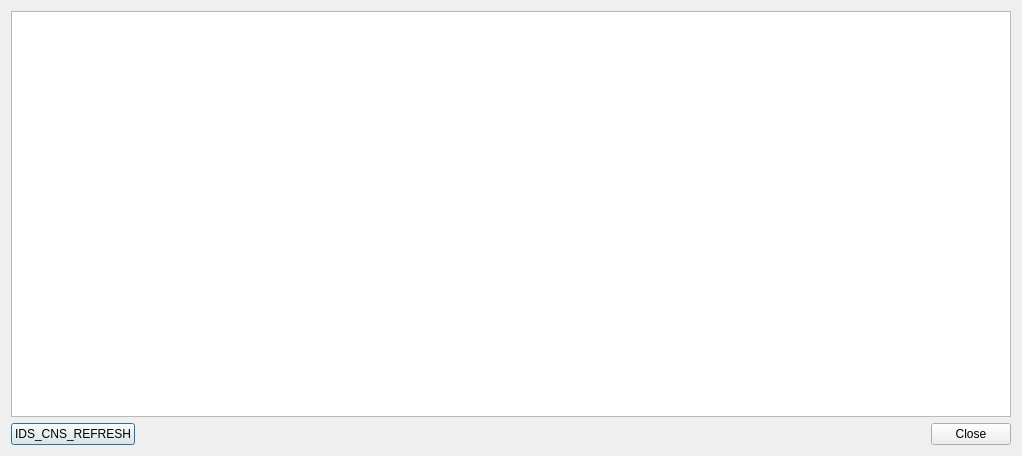
<?xml version="1.0" encoding="UTF-8"?>
<ui version="4.0">
 <class>LocalizeOverviewDialog</class>
 <widget class="QDialog" name="LocalizeOverviewDialog">
  <property name="geometry">
   <rect>
    <x>0</x>
    <y>0</y>
    <width>1022</width>
    <height>456</height>
   </rect>
  </property>
  <property name="sizePolicy">
   <sizepolicy hsizetype="Preferred" vsizetype="Preferred">
    <horstretch>0</horstretch>
    <verstretch>0</verstretch>
   </sizepolicy>
  </property>
  <property name="windowTitle">
   <string comment="res">IDS_CNS_TRANSLATE</string>
  </property>
  <layout class="QGridLayout" name="gridLayout_2">
   <item row="0" column="0">
    <layout class="QVBoxLayout" name="verticalLayout">
     <item>
      <widget class="QTableWidget" name="translationTable">
       <property name="alternatingRowColors">
        <bool>true</bool>
       </property>
       <property name="selectionMode">
        <enum>QAbstractItemView::SingleSelection</enum>
       </property>
       <property name="selectionBehavior">
        <enum>QAbstractItemView::SelectRows</enum>
       </property>
       <attribute name="horizontalHeaderVisible">
        <bool>true</bool>
       </attribute>
       <attribute name="horizontalHeaderDefaultSectionSize">
        <number>300</number>
       </attribute>
       <attribute name="verticalHeaderVisible">
        <bool>false</bool>
       </attribute>
       <attribute name="verticalHeaderHighlightSections">
        <bool>false</bool>
       </attribute>
      </widget>
     </item>
     <item>
      <layout class="QHBoxLayout" name="horizontalLayout">
       <item>
        <widget class="QPushButton" name="refreshButton">
         <property name="text">
          <string comment="res">IDS_CNS_REFRESH</string>
         </property>
        </widget>
       </item>
       <item>
        <widget class="QDialogButtonBox" name="buttonBox">
         <property name="orientation">
          <enum>Qt::Horizontal</enum>
         </property>
         <property name="standardButtons">
          <set>QDialogButtonBox::Close</set>
         </property>
        </widget>
       </item>
      </layout>
     </item>
    </layout>
   </item>
  </layout>
 </widget>
 <resources/>
 <connections>
  <connection>
   <sender>buttonBox</sender>
   <signal>accepted()</signal>
   <receiver>LocalizeOverviewDialog</receiver>
   <slot>accept()</slot>
   <hints>
    <hint type="sourcelabel">
     <x>341</x>
     <y>434</y>
    </hint>
    <hint type="destinationlabel">
     <x>157</x>
     <y>274</y>
    </hint>
   </hints>
  </connection>
  <connection>
   <sender>buttonBox</sender>
   <signal>rejected()</signal>
   <receiver>LocalizeOverviewDialog</receiver>
   <slot>reject()</slot>
   <hints>
    <hint type="sourcelabel">
     <x>409</x>
     <y>440</y>
    </hint>
    <hint type="destinationlabel">
     <x>286</x>
     <y>274</y>
    </hint>
   </hints>
  </connection>
  <connection>
   <sender>translationTable</sender>
   <signal>itemChanged(QTableWidgetItem*)</signal>
   <receiver>LocalizeOverviewDialog</receiver>
   <slot>OnTableItemChanged(QTableWidgetItem*)</slot>
   <hints>
    <hint type="sourcelabel">
     <x>510</x>
     <y>211</y>
    </hint>
    <hint type="destinationlabel">
     <x>510</x>
     <y>227</y>
    </hint>
   </hints>
  </connection>
  <connection>
   <sender>refreshButton</sender>
   <signal>pressed()</signal>
   <receiver>LocalizeOverviewDialog</receiver>
   <slot>Refresh()</slot>
   <hints>
    <hint type="sourcelabel">
     <x>63</x>
     <y>432</y>
    </hint>
    <hint type="destinationlabel">
     <x>510</x>
     <y>227</y>
    </hint>
   </hints>
  </connection>
 </connections>
 <slots>
  <slot>OnTableItemChanged(QTableWidgetItem*)</slot>
  <slot>Refresh()</slot>
 </slots>
</ui>
